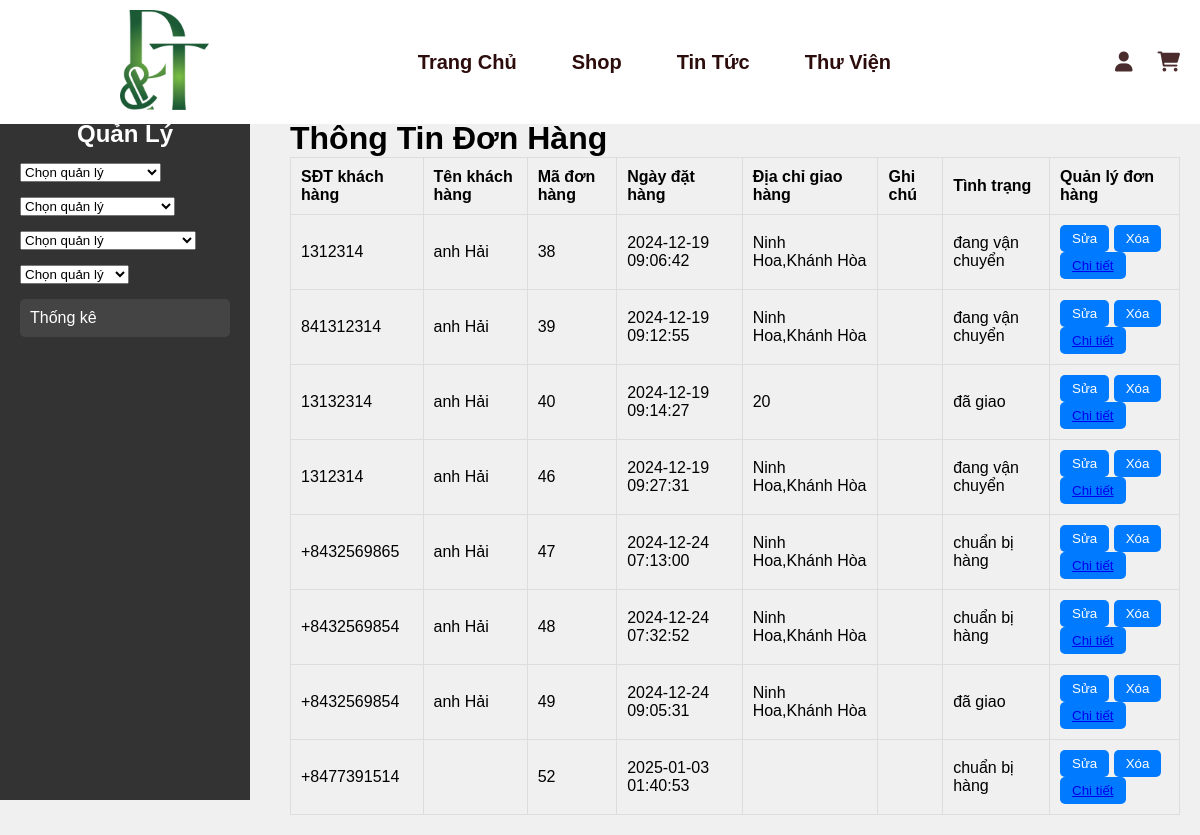
The page /Quanly/donhang.php on the database its author committed.
### tables this page shows
CREATE TABLE `oder` (
  `oder_id` int(5) NOT NULL,
  `address` varchar(50) NOT NULL,
  `oder_date` timestamp NOT NULL DEFAULT current_timestamp(),
  `description` varchar(200) NOT NULL,
  `status_id` int(5) NOT NULL,
  `customer_id` int(11) NOT NULL,
  `total_price` int(11) NOT NULL
);

CREATE TABLE `customer` (
  `customer_id` int(11) NOT NULL,
  `phone_number` varchar(13) NOT NULL,
  `customer_name` varchar(50) DEFAULT NULL,
  `address` varchar(50) DEFAULT NULL,
  `point` int(11) NOT NULL,
  `role_id` int(5) NOT NULL
);

CREATE TABLE `status` (
  `status_id` int(5) NOT NULL,
  `status_name` varchar(50) NOT NULL
);

### Quanly/donhang.php (the view, shortened to what this page needs)
<?php
include '../Thanhgiaodien/header.php';
include '../database/connect.php';
?>
<!DOCTYPE html>
<html lang="vi">
<?php
$sql1 = "SELECT *
          FROM `oder`
          JOIN customer ON `oder`.customer_id = customer.customer_id
          JOIN status ON `oder`.status_id = status.status_id";
$query = mysqli_query($conn, $sql1);
?>
<head>
    <link rel="stylesheet" href="../csspage/manage.css">
</head>
<body>
    <div class="container">
        <div class="sidebar">
            <h2>Quản Lý</h2>
            <ul>
                <?php
                include 'sidebar.php';
                ?>
            </ul>
        </div>
        <div class="main-content">
            <h1>Thông Tin Đơn Hàng</h1>
            <table class="table">
                <thead>
                    <tr>
                        <th>SĐT khách hàng</th>
                        <th>Tên khách hàng</th>
                        <th>Mã đơn hàng</th>
                        <th>Ngày đặt hàng</th>
                        <th>Địa chỉ giao hàng</th>
                        <th>Ghi chú</th>
                        <th>Tình trạng</th>
                        <th>Quản lý đơn hàng</th>
                    </tr>
                </thead>
                <tbody>
                    <?php
                    if (mysqli_num_rows($query) > 0) {
                        while ($row = mysqli_fetch_assoc($query)) { ?>
                            <tr>
                                <td><?= $row['phone_number'] ?></td>
                                <td><?= $row['customer_name'] ?></td>
                                <td><?= $row['oder_id'] ?></td>
                                <td><?= $row['oder_date'] ?></td>
                                <td><?= $row['address'] ?></td>
                                <td><?= $row['description'] ?></td>
                                <td><?= $row['status_name'] ?></td>
                                <td>
                                    <button class="btn">
                                        <a href="suahd.php?id=<?= $row['oder_id'] ?>"
                                            style="text-decoration:none; color:inherit;">Sửa</a>
                                    </button>
                                    <button class="btn">
                                        <a onclick="return Delete('hóa đơn')" href="xoadh.php?id=<?= $row['oder_id']; ?>"
                                            style="text-decoration:none; color:inherit;">Xóa</a>
                                    </button>
                                    <button class="btn">
                                        <a href="cthd.php?id=<?= $row['oder_id'] ?>"
                                            onclick="openModal(<?= $row['oder_id'] ?>)">Chi
                                            tiết</a>
                                    </button>
                                </td>
                            </tr>
                    <?php }
                    } else {
                        echo "<tr><td colspan='8'>Không có sản phẩm nào</td></tr>";
                    } ?>
                </tbody>
            </table>
        </div>
    </div>
</body>
</html>

### csspage/head.css (style rules this page uses)
* { margin: 0; padding: 0; box-sizing: border-box; }
body { background-color: rgb(255, 255, 255); }

### csspage/manage.css (style rules this page uses)
body { position: relative; top: 30px; font-family: Arial, sans-serif; background-color: #f0f0f0; margin: 0; padding: 0; }
.container { display: flex; margin-top: 70px; }
.sidebar { width: 250px; background-color: #333; color: white; padding: 20px; height: 700px; position: fixed; top: 100px; left: 0; }
.sidebar h2 { color: white; text-align: center; }
.sidebar ul { list-style: none; padding: 0; }
.main-content { margin-left: 270px; width: calc(100% - 270px); padding: 20px; }
.table { width: 100%; border-collapse: collapse; }
.table th, .table td { border: 1px solid #ddd; padding: 10px; text-align: left; }
.table th { background-color: #f0f0f0; }
.btn { padding: 6px 12px; background-color: #007bff; color: white; border: none; border-radius: 5px; cursor: pointer; transition: background-color 0.3s ease; }

### rows shown on the page
oder: customer.phone_number "1312314", customer.customer_name "anh Hải", oder_id "38", oder_date "2024-12-19 09:06:42", customer.address "Ninh Hoa,Khánh Hòa", status.status_name "đang vận chuyển"
oder: customer.phone_number "841312314", customer.customer_name "anh Hải", oder_id "39", oder_date "2024-12-19 09:12:55", customer.address "Ninh Hoa,Khánh Hòa", status.status_name "đang vận chuyển"
oder: customer.phone_number "13132314", customer.customer_name "anh Hải", oder_id "40", oder_date "2024-12-19 09:14:27", customer.address "20", status.status_name "đã giao"
oder: customer.phone_number "1312314", customer.customer_name "anh Hải", oder_id "46", oder_date "2024-12-19 09:27:31", customer.address "Ninh Hoa,Khánh Hòa", status.status_name "đang vận chuyển"
oder: customer.phone_number "+8432569865", customer.customer_name "anh Hải", oder_id "47", oder_date "2024-12-24 07:13:00", customer.address "Ninh Hoa,Khánh Hòa", status.status_name "chuẩn bị hàng"
oder: customer.phone_number "+8432569854", customer.customer_name "anh Hải", oder_id "48", oder_date "2024-12-24 07:32:52", customer.address "Ninh Hoa,Khánh Hòa", status.status_name "chuẩn bị hàng"
oder: customer.phone_number "+8432569854", customer.customer_name "anh Hải", oder_id "49", oder_date "2024-12-24 09:05:31", customer.address "Ninh Hoa,Khánh Hòa", status.status_name "đã giao"
oder: customer.phone_number "+8477391514", oder_id "52", oder_date "2025-01-03 01:40:53", status.status_name "chuẩn bị hàng"
